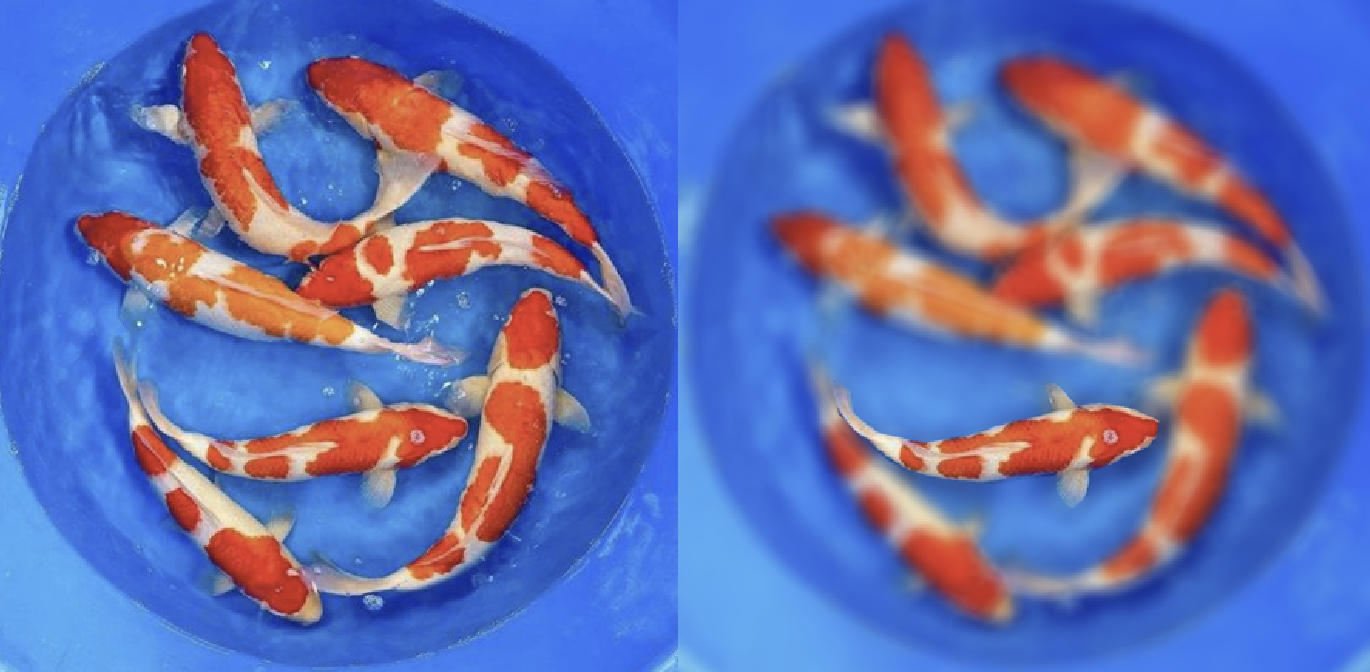
%> input picture assn8/res2.png, 1370 x 672 px, given in place of couple.jpg, which was not available; the run also reads 4 pictures not shown here
$ octave assn8.m   (GNU Octave 9; MATLAB toolbox functions it lacks are replaced by stand-ins)
%> lines starting %> are read from the running program, lines starting %| are printed output that depends on the picture
%%AI Usage Report
%{
1.  Which AI tool(s) you used:
Claude (Anthropic), Sonnet 5.5
2.  One or two example prompts:
Write a third method, addressing the artifacts in these two preexisting
methods.
3.  What parts of the MATLAB code were AI-generated:
The method 3 function and the starburst kernel change for the koi fish
image (image 2)
4.  What changes, debugging, or refinements you performed yourself:
I adjusted the radius of each image, until the image had the desired
effect.
%}

%{

YOUR COMMENTS:

Please include brief comments here describing the effects and quality of
results (3-5 lines).  Include anything else about the images you would like
to share.

(Optional) Also mention if you obtained more compelling results by using a
different filter shape than a disk.

Method 3 removes both artifacts from the baseline methods: the foreground no
longer bleeds into the blurred background, and there is no dark halo along the
subject's edge. The best results were the koi and lychee, where the subject is
clearly separated from the background and my polygon follows the edge closely.
I tuned the radius per image (6 for the portrait up to 20 for the dog) to get
a noticeable blur without making the background unrecognizable. The dog is my
failure case: its fuzzy fur does not match the hard polygon edge, so you can
see a cutout look and a ring of unblurred background around the fur.

For the koi image I used a 5-point starburst kernel (radius 20) instead of a
disk. The starburst gave subtle star-shaped highlights on the water, which gave a
more interesting result than the plain disk blur.

%}

close('all');   % close all open figures so we start with a clean slate!

I=im2double(imread('couple.jpg'));

% Get foreground mask (part that stays sharp) from the user

% For the given image, a mask is provided as an image
mask = im2double(imread('mask.png'));

% Define the bokeh filter shape
% A simple disk filter is provided as default
% For extra credit you may optionally define a different shape, e.g., hexagon, starburst, heart etc.

radius = 15;            % choose this carefully for each image
bokeh_shape = fspecial('disk', radius);

result1a = method1(I, mask, bokeh_shape);
result1b = method2(I, mask, bokeh_shape);
result1 = method3(I, mask, bokeh_shape);

figure; montage({I, result1a, result1b, result1});


%%
% -------------------------------------------------------------------------
% IMPORTANT NOTE (please read carefully)
% -------------------------------------------------------------------------
% Repeat your method for 5 more sets of images.  But remember that for
% these you must interactively specify the mask ONE TIME.
%
% Work in the Matlab computer app or the full Matlab Online version
% (https://matlab.mathworks.com) first to get the coordinates for alignment
% and cropping.  Then hard-code these in your program before migrating to
% the Matlab Grader website for submission.
%
% -------------------------------------------------------------------------


I=im2double(imread('https://raw.githubusercontent.com/akundu0/comp572/main/assn8/koi.png'));
%> I: size 836x834x3 double

% Interactively draw the foreground mask as a polygon

% [poly_x, poly_y] = getPolygonForMask(I);
% disp("Copy the values of the vectors poly_x and poly_y from the " + ...
%     "Command Window below and hard code them inside your code for " + ...
%     "submission via the Grader website.");
% poly_x        % display x coords of polygon
% poly_y        % display y coords of polygon
% Once you have these coordinates, comment out the call to getPolygonForMask()
% and hard code the coordinates instead.
poly_x = [579.2451  574.1707  529.7701  498.0554  494.2496  472.6836  456.1920  453.6548  381.3452    305.2299  254.4863  221.5030  193.5941  187.2511  187.2511  210.0857  213.8915  244.3376   297.6184  349.6305  404.1798  452.3862  440.9689  456.1920  479.0266  510.7413  548.7989];
poly_y = [521.2557  547.8961  570.7307  582.1480  610.0569  629.0857  606.2511  587.2223  597.3710  589.7595  570.7307  540.2845  513.6442  487.0038  471.7807  487.0038  513.6442  536.4788  547.8961  537.7473  521.2557  509.8384  476.8551  476.8551  502.2269  499.6897  507.3012];

mask = poly2mask(poly_x, poly_y, size(I, 1), size(I, 2));

% Define the bokeh filter shape
% A simple disk filter is provided as default
% For extra credit you may optionally define a different shape, e.g., hexagon, starburst, heart etc.

radius = 20;            % choose this carefully for each image
% bokeh_shape = fspecial('disk', radius);
% result2 = method3(I, mask, bokeh_shape);
% figure; montage({I, result2});

% Starburst
r = radius;
n = 5;                                   % number of points
ang = linspace(0, 2*pi, 2*n+1); ang(end) = [];
rad = repmat([r, r*0.45], 1, n);         % outer, inner
vx = rad.*cos(ang) + r + 1;
vy = rad.*sin(ang) + r + 1;
bokeh_shape = double(poly2mask(vx, vy, 2*r+1, 2*r+1));
bokeh_shape = bokeh_shape / sum(bokeh_shape(:));

result2 = method3(I, mask, bokeh_shape);

figure; montage({I, result2});


%%
% REPEAT ABOVE FOR IMAGE 3

I=im2double(imread('https://raw.githubusercontent.com/akundu0/comp572/main/assn8/lychee.png'));
%> I: size 801x880x3 double

% Interactively draw the foreground mask as a polygon

% [poly_x, poly_y] = getPolygonForMask(I);
% disp("Copy the values of the vectors poly_x and poly_y from the " + ...
%     "Command Window below and hard code them inside your code for " + ...
%     "submission via the Grader website.");
% poly_x        % display x coords of polygon
% poly_y        % display y coords of polygon
% Once you have these coordinates, comment out the call to getPolygonForMask()
% and hard code the coordinates instead.

poly_x = [557.4514  574.3589  626.9598  658.8961  711.4970  782.8839  852.3923  912.5076  940.6866  936.9294  908.7504  880.5713  844.8778  790.3983  732.1616  703.9825  666.4105  615.6882  581.8733  576.2375  563.0873  553.6942];
poly_y = [322.6806  283.2299  219.3574  198.6927  159.2420  153.6062  208.0857  258.8080  350.8596  433.5182  480.4833  495.5121  534.9628  585.6851  593.1995  565.0205  536.8414  514.2982  518.0554  491.7549  446.6684  399.7033];

mask = poly2mask(poly_x, poly_y, size(I, 1), size(I, 2));

% Define the bokeh filter shape
% A simple disk filter is provided as default
% For extra credit you may optionally define a different shape, e.g., hexagon, starburst, heart etc.

radius = 14;            % choose this carefully for each image
bokeh_shape = fspecial('disk', radius);

result3 = method3(I, mask, bokeh_shape);

figure; montage({I, result3});

%%
% REPEAT ABOVE FOR IMAGE 4

I=im2double(imread('https://raw.githubusercontent.com/akundu0/comp572/main/assn8/emma.png'));
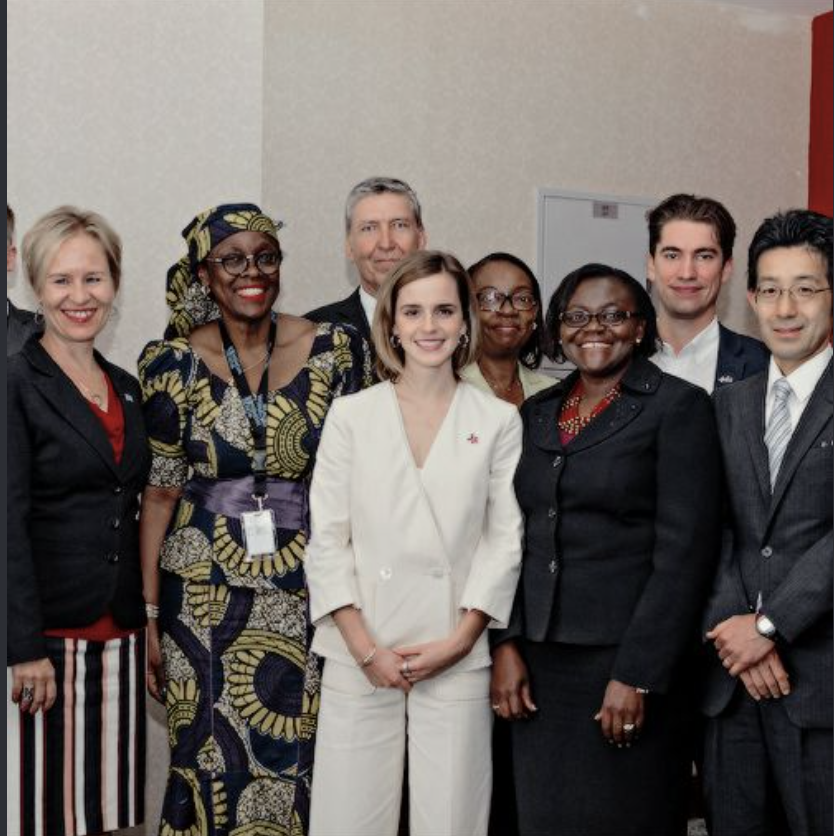
%> input picture assn8/emma.png, 834 x 836 px
%> I: size 836x834x3 double

% Interactively draw the foreground mask as a polygon

% [poly_x, poly_y] = getPolygonForMask(I);
% disp("Copy the values of the vectors poly_x and poly_y from the " + ...
%     "Command Window below and hard code them inside your code for " + ...
%     "submission via the Grader website.");
% poly_x        % display x coords of polygon
% poly_y        % display y coords of polygon
% Once you have these coordinates, comment out the call to getPolygonForMask()
% and hard code the coordinates instead.
poly_x = [391.4939  373.7337  377.5395  392.7625  418.1343  442.2375  463.8035  480.2951  476.4894   465.0721  487.9067  520.8900  524.6958  514.5470  520.8900  520.8900  509.4727  487.9067  491.7124  491.7124  494.2496  487.9067  407.9856  309.0357  326.7959  312.8414  312.8414  305.2299  312.8414  311.5728  320.4530  334.4074];
poly_y = [376.6366  346.1904  301.7898  270.0751  252.3149  252.3149  270.0751  317.0129  362.6821  384.2481  395.6654  408.3513  437.5288  484.4666  525.0615  563.1191  627.8171  629.0857  659.5319  692.5152  768.6305  833.3285  830.7914  834.5971  658.2633  651.9203  627.8171  559.3134  530.1358  495.8839  448.9461  399.4712];

mask = poly2mask(poly_x, poly_y, size(I, 1), size(I, 2));

% Define the bokeh filter shape
% A simple disk filter is provided as default
% For extra credit you may optionally define a different shape, e.g., hexagon, starburst, heart etc.

radius = 6;            % choose this carefully for each image
bokeh_shape = fspecial('disk', radius);

result4 = method3(I, mask, bokeh_shape);

figure; montage({I, result4});

%%
% REPEAT ABOVE FOR IMAGE 5
% example of bad image to use (fuzzy borders on subject)
I=im2double(imread('https://raw.githubusercontent.com/akundu0/comp572/main/assn8/dog.png'));
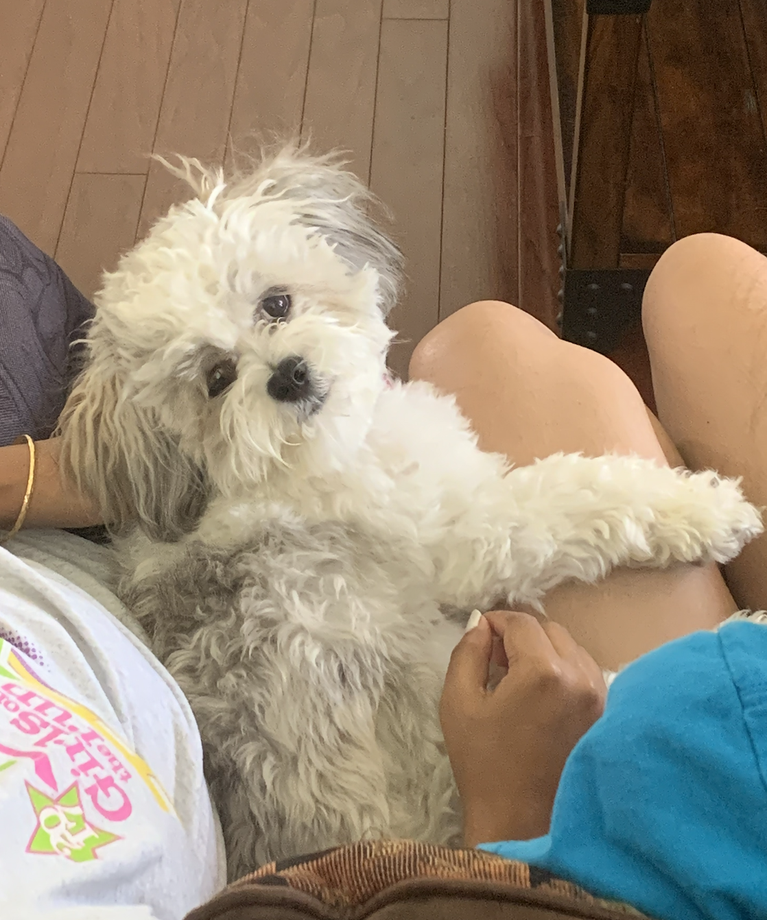
%> input picture assn8/dog.png, 767 x 920 px, shrunk from 1118 x 1342 before the run
%> I: size 920x767x3 double

% Interactively draw the foreground mask as a polygon

% [poly_x, poly_y] = getPolygonForMask(I);
% disp("Copy the values of the vectors poly_x and poly_y from the " + ...
%     "Command Window below and hard code them inside your code for " + ...
%     "submission via the Grader website.");
% poly_x        % display x coords of polygon
% poly_y        % display y coords of polygon
% Once you have these coordinates, comment out the call to getPolygonForMask()
% and hard code the coordinates instead.
poly_x = [2.856016691957511e+02,2.143270106221548e+02,2.632010622154780e+02,2.632010622154780e+02,2.998566009104704e+02,3.181843702579668e+02,3.222572078907435e+02,4.037139605462824e+02,4.709157814871016e+02,5.075713201820940e+02,5.686638846737483e+02,5.197898330804248e+02,5.666274658573598e+02,5.849552352048559e+02,5.625546282245828e+02,5.788459787556906e+02,5.625546282245828e+02,5.910644916540214e+02,6.480842185128985e+02,6.847397572078908e+02,7.071403641881641e+02,7.458323216995451e+02,8.252526555386951e+02,9.352192716236724e+02,1.014639605462823e+03,1.079805007587254e+03,1.104242033383915e+03,1.061477238239757e+03,1.000384673748103e+03,9.107822458270107e+02,8.598717754172990e+02,8.109977238239758e+02,7.804514415781489e+02,7.376866464339910e+02,6.765940819423370e+02,6.460477996965099e+02,6.704848254931715e+02,6.460477996965099e+02,6.419749620637331e+02,6.541934749620639e+02,6.725212443095600e+02,6.541934749620639e+02,5.564453717754175e+02,4.648065250379364e+02,3.853861911987860e+02,3.405849772382398e+02,3.100386949924127e+02,2.998566009104704e+02,2.733831562974203e+02,2.387640364188164e+02,2.082177541729893e+02,1.959992412746585e+02,1.939628224582700e+02,1.450887708649469e+02,1.165789074355083e+02,96.214719271623608,96.214719271623608,1.084332321699544e+02,1.287974203338391e+02,1.328702579666161e+02,1.471251896813353e+02,1.817443095599392e+02,2.367276176024279e+02];
poly_y = [2.927261001517447e+02,2.255242792109252e+02,2.458884673748098e+02,2.316335356600907e+02,2.458884673748098e+02,2.458884673748098e+02,2.682890743550831e+02,2.255242792109252e+02,2.275606980273137e+02,2.581069802731408e+02,3.191995447647948e+02,2.988353566009100e+02,3.497458270106217e+02,4.149112291350527e+02,4.760037936267069e+02,4.963679817905915e+02,5.309871016691955e+02,5.554241274658571e+02,5.696790591805764e+02,6.287352048558419e+02,6.592814871016689e+02,6.857549317147190e+02,6.653907435508343e+02,6.714999999999997e+02,6.959370257966615e+02,7.224104704097114e+02,7.651752655538691e+02,8.201585735963580e+02,8.181221547799694e+02,8.181221547799694e+02,8.486684370257963e+02,8.384863429438541e+02,8.731054628224581e+02,8.731054628224581e+02,8.873603945371773e+02,8.873603945371773e+02,9.219795144157814e+02,9.830720789074353e+02,1.056383156297420e+03,1.111366464339909e+03,1.186713960546282e+03,1.227442336874051e+03,1.215223823975721e+03,1.227442336874051e+03,1.257988619119878e+03,1.284462063732929e+03,1.148022003034901e+03,1.076747344461305e+03,1.007509104704097e+03,9.647443095599390e+02,9.158702579666158e+02,8.201585735963580e+02,7.835030349013655e+02,7.529567526555383e+02,7.142647951441576e+02,6.735364188163882e+02,6.185531107738996e+02,5.676426403641879e+02,5.309871016691955e+02,4.658216995447644e+02,4.271297420333835e+02,3.782556904400603e+02,3.253088012139601e+02];

mask = poly2mask(poly_x, poly_y, size(I, 1), size(I, 2));

% Define the bokeh filter shape
% A simple disk filter is provided as default
% For extra credit you may optionally define a different shape, e.g., hexagon, starburst, heart etc.

radius = 20;            % choose this carefully for each image
bokeh_shape = fspecial('disk', radius);

result5 = method3(I, mask, bokeh_shape);

figure; montage({I, result5});

%%
% REPEAT ABOVE FOR IMAGE 6

I=im2double(imread('https://raw.githubusercontent.com/akundu0/comp572/main/assn8/alpaca.png'));
%> I: size 1116x766x3 double

% Interactively draw the foreground mask as a polygon

% [poly_x, poly_y] = getPolygonForMask(I);
% disp("Copy the values of the vectors poly_x and poly_y from the " + ...
%     "Command Window below and hard code them inside your code for " + ...
%     "submission via the Grader website.");
% poly_x        % display x coords of polygon
% poly_y        % display y coords of polygon
% % Once you have these coordinates, comment out the call to getPolygonForMask()
% % and hard code the coordinates instead.
poly_x = [1.557276176024278e+02,2.082253414264035e+02,2.590295902883154e+02,3.149142640364187e+02,3.707989377845217e+02,4.351509863429437e+02,4.757943854324733e+02,4.978095599393019e+02,5.028899848254930e+02,4.978095599393019e+02,5.028899848254930e+02,4.910356600910468e+02,4.876487101669196e+02,5.367594840667678e+02,5.384529590288314e+02,5.028899848254930e+02,4.910356600910468e+02,4.774878603945369e+02,4.724074355083458e+02,4.707139605462822e+02,4.622465857359635e+02,4.707139605462822e+02,4.724074355083458e+02,4.707139605462822e+02,4.707139605462822e+02,4.249901365705614e+02,3.691054628224581e+02,3.437033383915020e+02,3.301555386949922e+02,2.979795144157813e+02,2.979795144157813e+02,2.183861911987859e+02,2.319339908952956e+02,2.217731411229133e+02,2.268535660091046e+02,2.268535660091046e+02,2.268535660091046e+02,2.217731411229133e+02,2.133057663125948e+02,2.133057663125948e+02,2.082253414264035e+02,1.862101669195749e+02,1.608080424886190e+02,1.506471927162365e+02,1.506471927162365e+02,1.506471927162365e+02,1.557276176024278e+02,1.608080424886190e+02,1.472602427921091e+02,1.455667678300454e+02,1.201646433990894e+02,1.150842185128982e+02,1.015364188163884e+02,1.116972685887707e+02,1.201646433990894e+02,1.303254931714717e+02,1.049233687405158e+02,1.421798179059180e+02,1.218581183611532e+02];
poly_y = [1.791616084977240e+02,1.469855842185132e+02,1.266638846737484e+02,1.080356600910472e+02,1.266638846737484e+02,1.520660091047043e+02,1.893224582701064e+02,2.282723823975723e+02,2.536745068285284e+02,2.756896813353569e+02,3.061722306525040e+02,3.349613050075875e+02,3.806851289833082e+02,4.433437025796663e+02,4.924544764795146e+02,5.043088012139608e+02,5.398717754172992e+02,5.940629742033386e+02,6.160781487101673e+02,6.414802731411231e+02,6.499476479514418e+02,7.007518968133538e+02,7.566365705614570e+02,8.176016691957514e+02,8.734863429438545e+02,8.955015174506831e+02,9.242905918057666e+02,9.547731411229138e+02,9.801752655538696e+02,9.767883156297423e+02,9.903361153262522e+02,9.767883156297423e+02,9.463057663125951e+02,9.056623672230654e+02,8.751798179059183e+02,8.294559939301975e+02,7.786517450682854e+02,7.227670713201823e+02,6.855106221547802e+02,6.753497723823978e+02,6.550280728376329e+02,6.313194233687408e+02,5.906760242792111e+02,5.601934749620640e+02,5.026153262518970e+02,4.416502276176027e+02,4.213285280728379e+02,3.959264036418818e+02,3.552830045523523e+02,3.163330804248865e+02,3.095591805766314e+02,2.807701062215480e+02,2.604484066767832e+02,2.587549317147195e+02,2.333528072837634e+02,2.248854324734448e+02,2.028702579666164e+02,2.130311077389988e+02,1.825485584218515e+02];

mask = poly2mask(poly_x, poly_y, size(I, 1), size(I, 2));

% Define the bokeh filter shape
% A simple disk filter is provided as default
% For extra credit you may optionally define a different shape, e.g., hexagon, starburst, heart etc.

radius = 15;            % choose this carefully for each image
bokeh_shape = fspecial('disk', radius);

result6 = method3(I, mask, bokeh_shape);
%> in method3 (call 6), `result = bg_blur .* bg_mask + I .* mask;`:
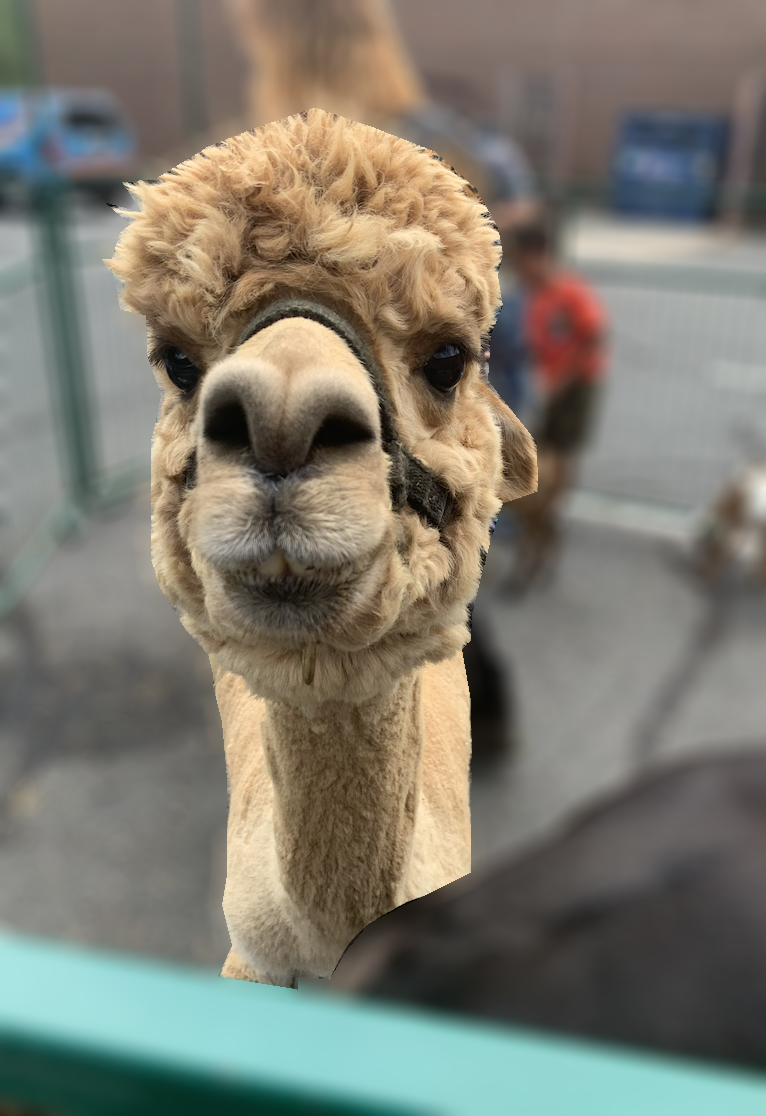
%> result: size 1116x766x3 double; mean R, G, B 0.493, 0.484, 0.44; mean of the top-left, top-right, bottom-left and bottom-right quarters 0.496, 0.482, 0.474, 0.436

figure; montage({I, result6});

%%
%%%%%%%%%%%%%%%%%%%%%%%%%%%%%%%%%%%%%%%%%%%%%%%%%%%%%%%%%%
% This are the functions that implement bokeh
%%%%%%%%%%%%%%%%%%%%%%%%%%%%%%%%%%%%%%%%%%%%%%%%%%%%%%%%%%

function result = method1(I, mask, filter)
    I_blur = imfilter(I, filter, 'replicate');
    result = I_blur .* (1 - mask) + I .* mask;
end

function result = method2(I, mask, filter)
    bg = I .* (1 - mask);
    bg_blur = imfilter(bg, filter, 'replicate');
    result = bg_blur .* (1 - mask) + I .* mask;
end

function result = method3(I, mask, filter)
    bg_mask = 1 - mask;
    num = imfilter(I .* bg_mask, filter, 'replicate');
    den = imfilter(bg_mask,      filter, 'replicate');
    bg_blur = num ./ den;
    bg_blur(isnan(bg_blur)) = 0;
    result = bg_blur .* bg_mask + I .* mask;

end


%%%%%%%%%%%%%%%%%%%%%%%%%%%%%%%%%%%%%%%%%%%%%%%%%%%%%%%%%%
% Below are helper functions.  You DO NOT NEED TO MODIFY
% any of the code below.
%%%%%%%%%%%%%%%%%%%%%%%%%%%%%%%%%%%%%%%%%%%%%%%%%%%%%%%%%%

% [18 lines left out: function getPolygonForMask, not called in this run]
